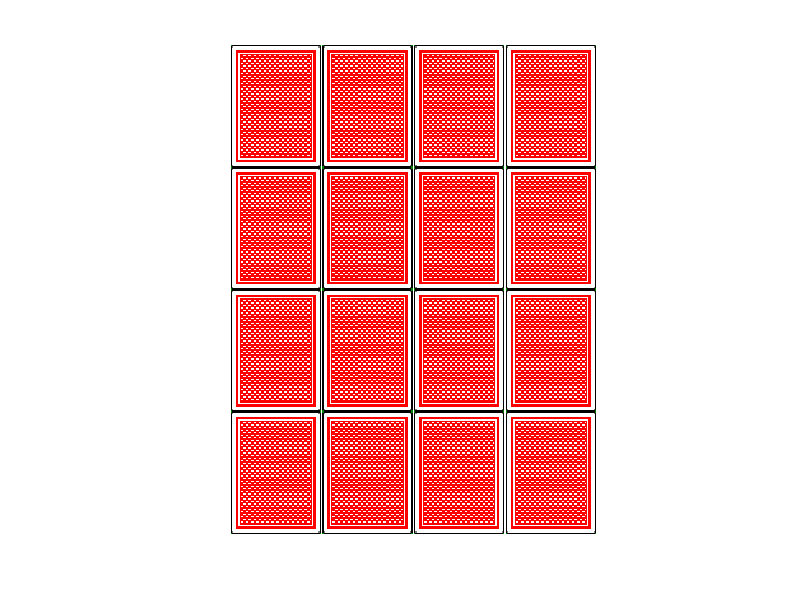

This figure's MATLAB source: (Note: this script raises an error after producing the figure.)
load CardDeck.mat
figure('WindowStyle','docked');
for r = 1:4
    for c = 1:4
        MemoryBoard {r,c} = RedDeck{55};
    end
end
imshow([MemoryBoard{1,:};MemoryBoard{2,:};MemoryBoard{3,:};MemoryBoard{4,:}])
%User mouse input card choice
%First Card
condition = logical(true);
while condition
    imshow([MemoryBoard{1,:};MemoryBoard{2,:};MemoryBoard{3,:};MemoryBoard{4,:}]);
    [x,y] = ginput(1);
    r1 = floor(y/72) + 1;
    c1 = floor(x/96) + 1;
    check = 0;
    
    cardPicked1 = memBoardCompute(r1,c1);
    MemoryBoard{r1,c1} = RedDeck{cardPicked1};
    imshow([MemoryBoard{1,:};MemoryBoard{2,:};MemoryBoard{3,:};MemoryBoard{4,:}]);

    [x,y] = ginput(1);
    r2 = floor(y/72) + 1;
    c2 = floor(x/96) + 1;
    check = 0;

    cardPicked2 = memBoardCompute(r2,c2);
    MemoryBoard{r2,c2} = RedDeck{cardPicked2};
    imshow([MemoryBoard{1,:};MemoryBoard{2,:};MemoryBoard{3,:};MemoryBoard{4,:}]);
    pause(1.5)
    
    if cardPicked1 == cardPicked2
        MemoryBoard{r1,c1} = Blank;
        MemoryBoard{r2,c2} = Blank;
    else
        MemoryBoard{r1,c1} = RedDeck{55};
        MemoryBoard{r2,c2} = RedDeck{55};
    end

end
%{
%Second Card
[x,y] = ginput(1);
r = floor(y/72) + 1;
c = floor(x/96) + 1;
check = 0;
%%
%Match Check



if all(r > 4)&&all(r < 1)&&all(c >4)&&all(c < 1)
               errordlg('Invalid Choice: Click on a card \n');
               pause(3)
               close(Err1)
           elseif MemoryBoard(r,c) ~= 0
               errordlg('Already Chosen:  Click on another card \n');
               pause(5)
               close(Err2)
end
%}
